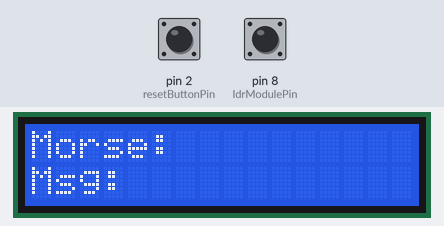
A sketch run on a simulated Arduino Uno, built with avr-gcc and run on an emulated ATmega328P. Parts: 16×2 character LCD. Inputs (shaded band) come from the test bench; at power-on: pin 2 (resetButtonPin) HIGH, pin 8 (ldrModulePin) HIGH. What the sketch prints to the serial monitor is not drawn.

Above: at 3.2 s.
3.3 s: pin 2 (resetButtonPin) pulled LOW for 0.15 s
At 4.1 s:
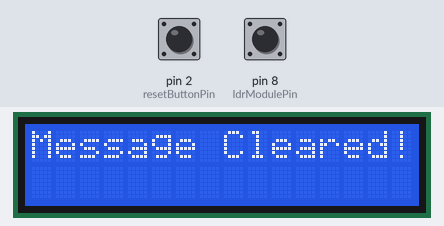
5.9 s: pin 2 (resetButtonPin) pulled LOW for 3.2 s
10.8 s: pin 8 (ldrModulePin) pulsed LOW 2 times (0.12 s each, 0.3 s apart)
At 13.2 s:
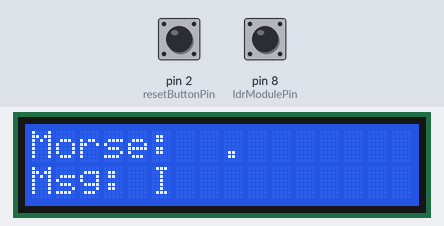
13.5 s: pin 2 (resetButtonPin) pulled LOW for 1 s
At 15.1 s:
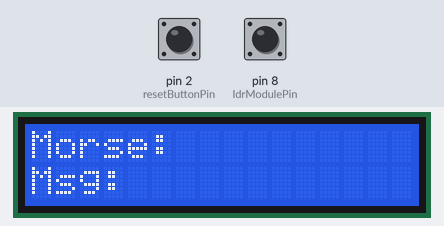
16.1 s: pin 8 (ldrModulePin) pulsed LOW 5 times (0.12 s each, 0.3 s apart)
At 19.5 s:
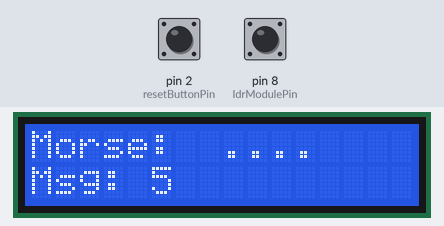
Timing chart, 0 to 20.1 s (numbered marks = the images above; inputs shaded):
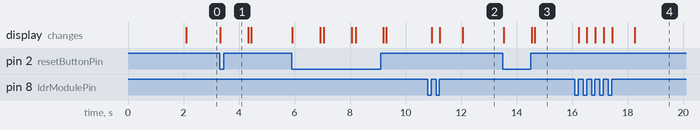

The sketch:

lifi_reciver.ino
```cpp
#include <Wire.h>
#include <LiquidCrystal_I2C.h>

// Initialize the LCD display (address 0x27 is common, but yours might be different)
LiquidCrystal_I2C lcd(0x27, 16, 2);

// Pin Assignments
const int ldrModulePin = 8;    // LDR Module's Digital Output (DOUT) connected to Digital Pin 8
const int resetButtonPin = 2;  // Reset button is connected to Digital Pin 2

// --- MORSE CODE TIMING FOR LDR MODULE (Still VERY SLOW!) ---
//
// IMPORTANT: You MUST calibrate these three values for your specific setup!
// These timings are for a "Unit Duration" of 400ms in the transmitter app.
// If you change the app's speed, you MUST adjust these values proportionally.
const int dotTime = 600;       // Max duration of a dot in milliseconds
const int dashTime = 2000;     // Max duration of a dash & min duration for a word space
const int letterGap = 800;     // Min duration of a space between letters

// Variables to store timing and morse code data
String morseCode = "";
String message = "";
unsigned long pulseStartTime = 0;
unsigned long gapStartTime = 0;
bool lightOn = false;

// Morse Code to Alphabet lookup array
String morseLetters[] = {
  "A", "B", "C", "D", "E", "F", "G", "H", "I", "J", "K", "L", "M",
  "N", "O", "P", "Q", "R", "S", "T", "U", "V", "W", "X", "Y", "Z",
  "1", "2", "3", "4", "5", "6", "7", "8", "9", "0"
};
String morseCodes[] = {
  ".-", "-...", "-.-.", "-..", ".", "..-.", "--.", "....", "..", ".---",
  "-.-", ".-..", "--", "-.", "---", ".--.", "--.-", ".-.", "...", "-",
  "..-", "...-", ".--", "-..-", "-.--", "--..", ".----", "..---", "...--",
  "....-", ".....", "-....", "--...", "---..", "----.", "-----"
};

void setup() {
  Serial.begin(9600); // Initialize Serial Monitor at 9600 baud
  pinMode(ldrModulePin, INPUT);
  pinMode(resetButtonPin, INPUT_PULLUP);

  lcd.init();
  lcd.backlight();
  lcd.setCursor(0, 0);
  lcd.print("LDR Module Rx");
  lcd.setCursor(0, 1);
  lcd.print("Ready...");
  delay(2000);
  lcd.clear();
}

void loop() {
  // --- Check for a Reset Button Press ---
  if (digitalRead(resetButtonPin) == LOW) {
    morseCode = "";
    message = "";
    lcd.clear();
    lcd.setCursor(0, 0);
    lcd.print("Message Cleared!");
    Serial.println("\n--- Message Cleared ---"); // <-- NEW: Also print to Serial
    delay(1000);
    lcd.clear();
    delay(100);
  }

  int ldrModuleValue = digitalRead(ldrModulePin);

  // --- Light Pulse Detection (LOGIC for LDR Module: LOW means light is ON) ---
  if (ldrModuleValue == LOW) {
    if (!lightOn) {
      lightOn = true;
      pulseStartTime = millis();
      gapStartTime = 0;
      // Serial.print("<ON>"); // Optional: for very detailed debugging of light state
    }
  } else {
    if (lightOn) {
      lightOn = false;
      unsigned long pulseDuration = millis() - pulseStartTime;
      if (pulseDuration < dotTime) {
        morseCode += ".";
        Serial.print("."); // <-- NEW: Print the dot to Serial Monitor
      } else {
        morseCode += "-";
        Serial.print("-"); // <-- NEW: Print the dash to Serial Monitor
      }
      gapStartTime = millis();
      // Serial.print("<OFF>"); // Optional: for very detailed debugging of light state
    }
  }

  // --- Gap (Space) Detection & Decoding ---
  if (!lightOn && gapStartTime > 0) {
    unsigned long gapDuration = millis() - gapStartTime;

    // Check for a new letter (medium gap)
    if (gapDuration > letterGap && gapDuration < dashTime && morseCode.length() > 0) {
      Serial.print(" "); // <-- NEW: Print a space for gap between elements in a letter to Serial
      decodeMorse();
      Serial.print(" "); // <-- NEW: Print a space after a decoded letter
      Serial.print(message.charAt(message.length()-1)); // <-- NEW: Print the decoded char
      Serial.print(" "); // <-- NEW: Print a space
    }

    // Check for a new word (long gap)
    if (gapDuration > dashTime && morseCode.length() > 0) {
      Serial.print("   "); // <-- NEW: Print a larger space for word gap to Serial
      decodeMorse();
      addCharacter(' ');
      Serial.print(" "); // <-- NEW: Print a space after a decoded letter
      Serial.print(message.charAt(message.length()-2)); // <-- NEW: Print the decoded char (previous char)
      Serial.print(" "); // <-- NEW: Print a space
      Serial.print(message.charAt(message.length()-1)); // <-- NEW: Print the space
      Serial.print(" "); // <-- NEW: Print a space
    }
  }

  // --- Display Handling ---
  lcd.setCursor(0, 0);
  lcd.print("Morse: " + morseCode + " ");
  lcd.setCursor(0, 1);
  lcd.print("Msg: " + message + " ");
}

void decodeMorse() {
  for (int i = 0; i < 36; i++) {
    if (morseCodes[i] == morseCode) {
      addCharacter(morseLetters[i][0]);
      break;
    }
  }
  morseCode = "";
}

void addCharacter(char c) {
  message += c;
  if (message.length() > 16) {
    message = message.substring(message.length() - 16);
  }
}
```

Measured:
- after the input at 3.3 s, the display: changes at once (image 1)
- after the input at 10.8 s, the display: first changes after 0.15 s (image 2 shows a later state)
- after the input at 13.5 s, the display: first changes at once (image 3 shows a later state)
- after the input at 16.1 s, the display: first changes after 0.14 s (image 4 shows a later state)
